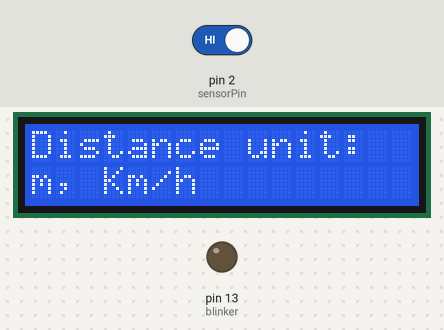
This sketch was run on a simulated Arduino Uno, built with avr-gcc and run on an emulated ATmega328P. Parts: 16×2 character LCD, output pins drawn as LEDs (lit = HIGH). The inputs (shaded band) are chosen by the test bench; at power-on: pin 2 (sensorPin) HIGH.

Above: at 2.1 s.
At 6.6 s:
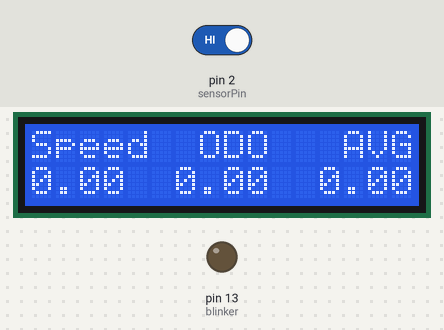
6.7 s: pin 2 (sensorPin) driven LOW
At 7.6 s:
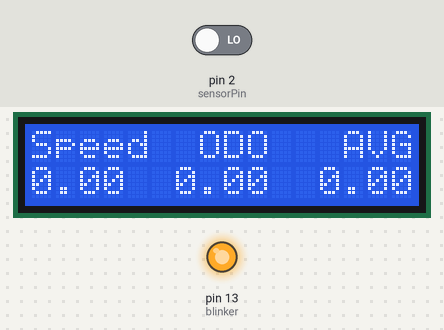
8.2 s: pin 2 (sensorPin) driven HIGH
At 8.8 s:
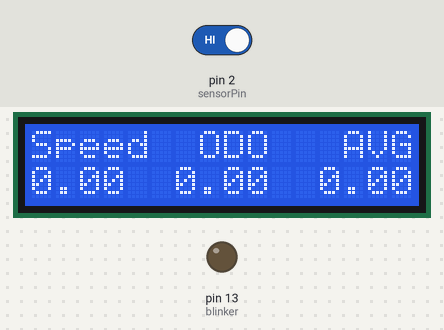
Timing chart, 0 to 11.2 s (numbered marks = the images above; inputs shaded):
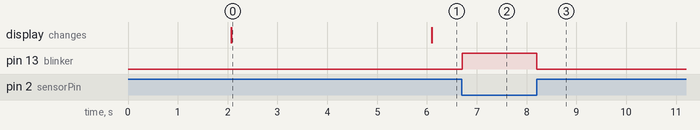

Measured:
- after the input at 6.7 s, pin 13 (blinker): LOW → HIGH at once
- after the input at 8.2 s, pin 13 (blinker): HIGH → LOW at once
- what the display in image 0 shows lasts 4.0 s, from 2.1 s to 6.1 s

The sketch:

bike3_autoRefreshRate.ino
```cpp
//Adjustable variables
bool isMetricUnit = true;
int sensorPin = 2;
int blinker = 13;
float wheelCircumference = 2.04; //in meters or feets
//SpeedoMeter variables
bool prevState = HIGH;
float currentSpeed;
int timer;
float longTimer;
float odo;
float currentCorrectedSpeed;
float longAvg;
int avgDivider = 2;
int outPrintRequest;

//LCD initialization
#include <LiquidCrystal.h>
int rs=7;
int en=8;
int d4=9;
int d5=10;
int d6=11;
int d7=12;
LiquidCrystal lcd(rs,en,d4,d5,d6,d7);

void setup(){
 				lcd.begin(16,2);
 				pinMode(sensorPin, INPUT);
 				digitalWrite(sensorPin,LOW);
 				pinMode(blinker, OUTPUT);
 				digitalWrite(blinker,LOW);
    if (isMetricUnit == false){
        wheelCircumference *= 0.3048;
    }
    lcd.clear();
	 	 	lcd.setCursor(4,0);
	   lcd.print("Welcome !");
    delay(2000);
    lcd.clear();
	 	 	lcd.setCursor(0,0);
	   lcd.print("Distance unit:");
    lcd.setCursor(0,1);
    if (isMetricUnit){
        lcd.print("m, Km/h");
    }
    else{
        lcd.print("ft, mi/h ");
    }
    delay(2000);
}

void loop(){
    if (digitalRead(sensorPin) == LOW && prevState == HIGH){ //Magnet triggered sensor
        prevState = LOW;
        digitalWrite(blinker, HIGH);
    }

    if (digitalRead(sensorPin) == HIGH && prevState == LOW){ //Magnet left the sensor
        prevState = HIGH;
        digitalWrite(blinker, LOW);
        odo += wheelCircumference/1000;
        currentSpeed = (3600.0 * wheelCircumference) / timer;
        if (isMetricUnit == false){
            currentSpeed /= 1.609344;
        }
        if (currentSpeed < 100.0){
            currentCorrectedSpeed += currentSpeed;
            currentCorrectedSpeed /= 2;
        }
        print();
        timer=0;
				}

    else { //Sensor is waiting
        if (timer > 2000){
            currentSpeed = 0;
            currentCorrectedSpeed = 0;
            timer = 0;
            print();
        }
				}
    if (longTimer >= 30.0){
        longAvg += currentCorrectedSpeed;
        longAvg /= avgDivider;
        avgDivider++;
        longTimer = 0;
    }
		 		delay(10); //Counting time for
		 		timer += 10; //speed calculations
    longTimer += 0.01;
}

void print(){ //Printing values to the LCD
    outPrintRequest++;
    if (currentCorrectedSpeed*0.1 <= outPrintRequest || currentCorrectedSpeed == 0){
        outPrintRequest = 0;
        lcd.clear();
        lcd.setCursor(0,0);
        lcd.print("Speed  ODO   AVG");
        lcd.setCursor(0,1);
        lcd.print(currentCorrectedSpeed);
        lcd.setCursor(6,1);
        lcd.print(odo);
        lcd.setCursor(12,1);
        lcd.print(longAvg);
    }
}/*
0123456789123456
Speed  ODO   AVG
--.-  --.-  --.-*/
```
